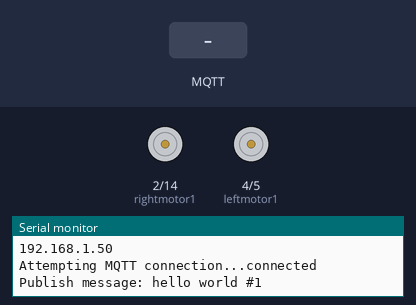
Simulated run of this sketch. Board: ESP8266 (NodeMCU). Parts: motor-driver pin pairs drawn as motors (green arrow = first pin HIGH = forward, orange = second pin HIGH = backward, longer = more drive), the last lines printed to the serial monitor. The test bench sets the inputs (shaded band). WiFi joins after 1.5 s; servers stay silent unless stated; random numbers use the default seed unless the sketch sets one; no MQTT or app messages arrive unless stated.

Above: at 2.7 s.
2.8 s: MQTT message "0" arrives on the first subscribed topic
At 3.8 s:
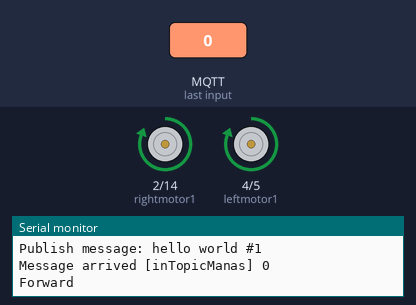
4.3 s: MQTT message "1" arrives on the first subscribed topic
At 4.9 s:
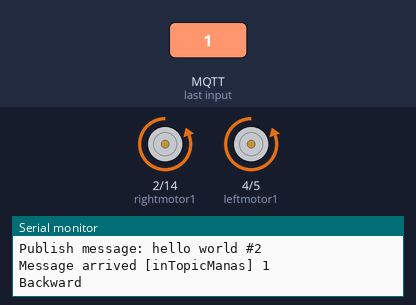
5.8 s: MQTT message "2" arrives on the first subscribed topic
At 6.1 s:
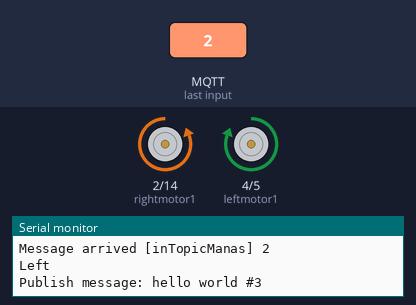
7.3 s: MQTT message "3" arrives on the first subscribed topic
At 8.5 s:
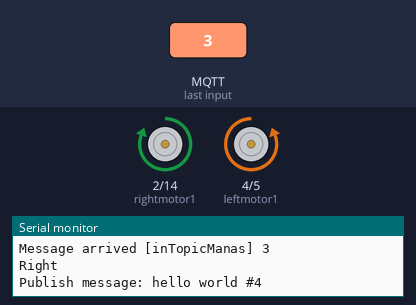
Timing chart, 0 to 9.8 s (numbered marks = the images above; inputs shaded):
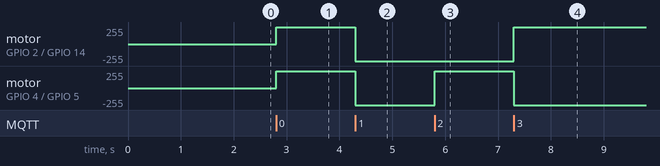

The sketch:

Receiver_Bot.ino
```cpp
#include <ESP8266WiFi.h>
#include <PubSubClient.h>
const char* ssid = "Manas";
const char* password = "Manas@007";
const char* mqtt_server = "broker.hivemq.com";
int leftmotor1 = 4;
int leftmotor2 = 5;
int rightmotor1 = 2;
int rightmotor2 = 14;
WiFiClient espClient;
PubSubClient client(espClient);
long lastMsg = 0;
char msg[50];
int value = 0;

void setup_wifi() {

  delay(10);
  Serial.println();
  Serial.print("Connecting to ");
  Serial.println(ssid);

  WiFi.begin(ssid, password);

  while (WiFi.status() != WL_CONNECTED) {
    delay(500);
    Serial.print(".");
  }

  randomSeed(micros());

  Serial.println("");
  Serial.println("WiFi connected");
  Serial.println("IP address: ");
  Serial.println(WiFi.localIP());
}

void callback(char* topic, byte* payload, unsigned int length) {
  Serial.print("Message arrived [");
  Serial.print(topic);
  Serial.print("] ");
  for (int i = 0; i < length; i++) {
    Serial.print((char)payload[i]);
  }
  Serial.println();
  char tempval = (char)payload[0];
  switch (tempval)
  {
    case '0': //Forward
      digitalWrite(LED_BUILTIN, LOW);
      Serial.println("Forward");
      digitalWrite(leftmotor1, HIGH);
      digitalWrite(leftmotor2, LOW);
      digitalWrite(rightmotor1, HIGH);
      digitalWrite(rightmotor2, LOW);

      break;
    case '1':// Backward
      digitalWrite(LED_BUILTIN, HIGH);
      Serial.println("Backward");
      digitalWrite(leftmotor1, LOW);
      digitalWrite(leftmotor2, HIGH);
      digitalWrite(rightmotor1, LOW);
      digitalWrite(rightmotor2, HIGH);

      break;
    case '2'://Left
      digitalWrite(LED_BUILTIN, HIGH);
      Serial.println("Left");
      digitalWrite(leftmotor1, HIGH);
      digitalWrite(leftmotor2, LOW);
      digitalWrite(rightmotor1, LOW);
      digitalWrite(rightmotor2, HIGH);
      break;
    case '3'://Right
      digitalWrite(LED_BUILTIN, HIGH);
      Serial.println("Right");
      digitalWrite(leftmotor1, LOW);
      digitalWrite(leftmotor2, HIGH);
      digitalWrite(rightmotor1, HIGH);
      digitalWrite(rightmotor2, LOW);
      break;
    case '4'://Stop
      digitalWrite(LED_BUILTIN, HIGH);
      Serial.println("Stop");
      digitalWrite(leftmotor1, LOW);
      digitalWrite(leftmotor2, LOW);
      digitalWrite(rightmotor1, LOW);
      digitalWrite(rightmotor2, LOW);
      break;
  }
}

void reconnect() {
  while (!client.connected()) {
    Serial.print("Attempting MQTT connection...");
    String clientId = "ESP8266Client-";
    clientId += String(random(0xffff), HEX);
    if (client.connect(clientId.c_str())) {
      Serial.println("connected");
      client.publish("outTopicManas", "hello world");
      client.subscribe("inTopicManas");
    } else {
      Serial.print("failed, rc=");
      Serial.print(client.state());
      Serial.println(" try again in 5 seconds");
      delay(5000);
    }
  }
}

void setup() {
  pinMode(leftmotor1, OUTPUT);
  pinMode(leftmotor2, OUTPUT);
  pinMode(rightmotor1, OUTPUT);
  pinMode(rightmotor2, OUTPUT);
  Serial.begin(115200);
  setup_wifi();
  client.setServer(mqtt_server, 1883);
  client.setCallback(callback);
}

void loop() {

  if (!client.connected()) {
    reconnect();
  }
  client.loop();

  long now = millis();
  if (now - lastMsg > 2000) {
    lastMsg = now;
    ++value;
    snprintf (msg, 75, "hello world #%ld", value);
    Serial.print("Publish message: ");
    Serial.println(msg);
    client.publish("outTopicManas", msg);
  }
}
```

Measured:
- after the input at 2.8 s, motor on GPIO 2 (rightmotor1) / GPIO 14 (rightmotor2), motor on GPIO 4 (leftmotor1) / GPIO 5 (leftmotor2): stopped → forward 255/255 at once
- after the input at 4.3 s, motor on GPIO 2 (rightmotor1) / GPIO 14 (rightmotor2), motor on GPIO 4 (leftmotor1) / GPIO 5 (leftmotor2): forward 255/255 → backward 255/255 at once
- after the input at 5.8 s, motor on GPIO 4 (leftmotor1) / GPIO 5 (leftmotor2): backward 255/255 → forward 255/255 at once
- after the input at 7.3 s, motor on GPIO 2 (rightmotor1) / GPIO 14 (rightmotor2): backward 255/255 → forward 255/255 at once; motor on GPIO 4 (leftmotor1) / GPIO 5 (leftmotor2): forward 255/255 → backward 255/255 at once
